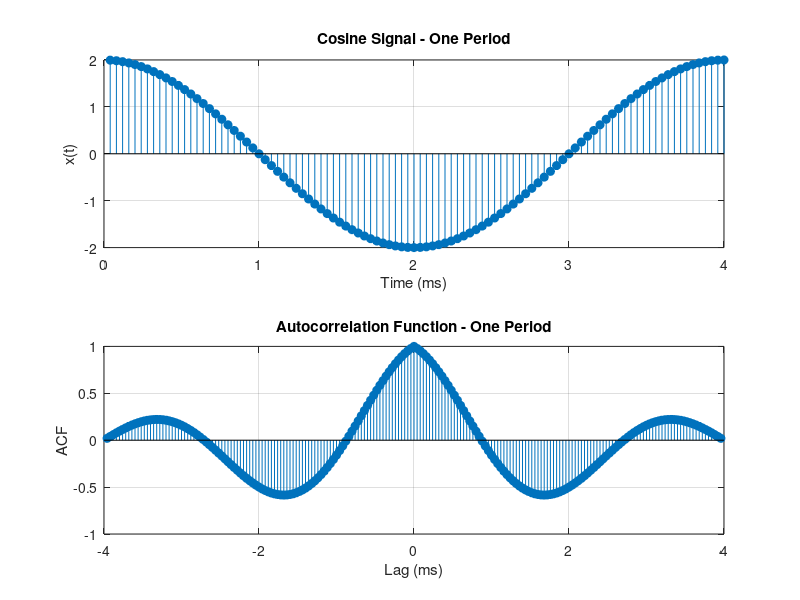
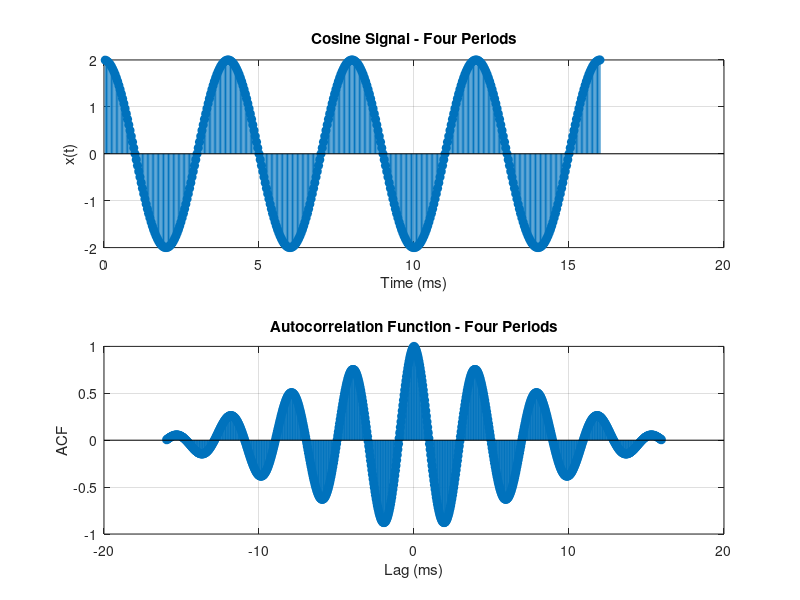

Recreate these plots in MATLAB, in order.
clc;
clear;
close all;

T = 4e-3;                 
tstep = T/100;            
t = tstep:tstep:T;
x = 2*cos(2*pi*t/T);
[acf, lags] = xcorr(x, 'coeff');

figure;

subplot(2,1,1);
stem(t*1000, x, 'filled');
grid on;
xlabel('Time (ms)');
ylabel('x(t)');
title('Cosine Signal - One Period');

subplot(2,1,2);
stem(lags*tstep*1000, acf, 'filled');
grid on;
xlabel('Lag (ms)');
ylabel('ACF');
title('Autocorrelation Function - One Period');

t = tstep:tstep:4*T;

x = 2*cos(2*pi*t/T);

[acf, lags] = xcorr(x, 'coeff');

figure;

subplot(2,1,1);
stem(t*1000, x, 'filled');
grid on;
xlabel('Time (ms)');
ylabel('x(t)');
title('Cosine Signal - Four Periods');

subplot(2,1,2);
stem(lags*tstep*1000, acf, 'filled');
grid on;
xlabel('Lag (ms)');
ylabel('ACF');
title('Autocorrelation Function - Four Periods');
